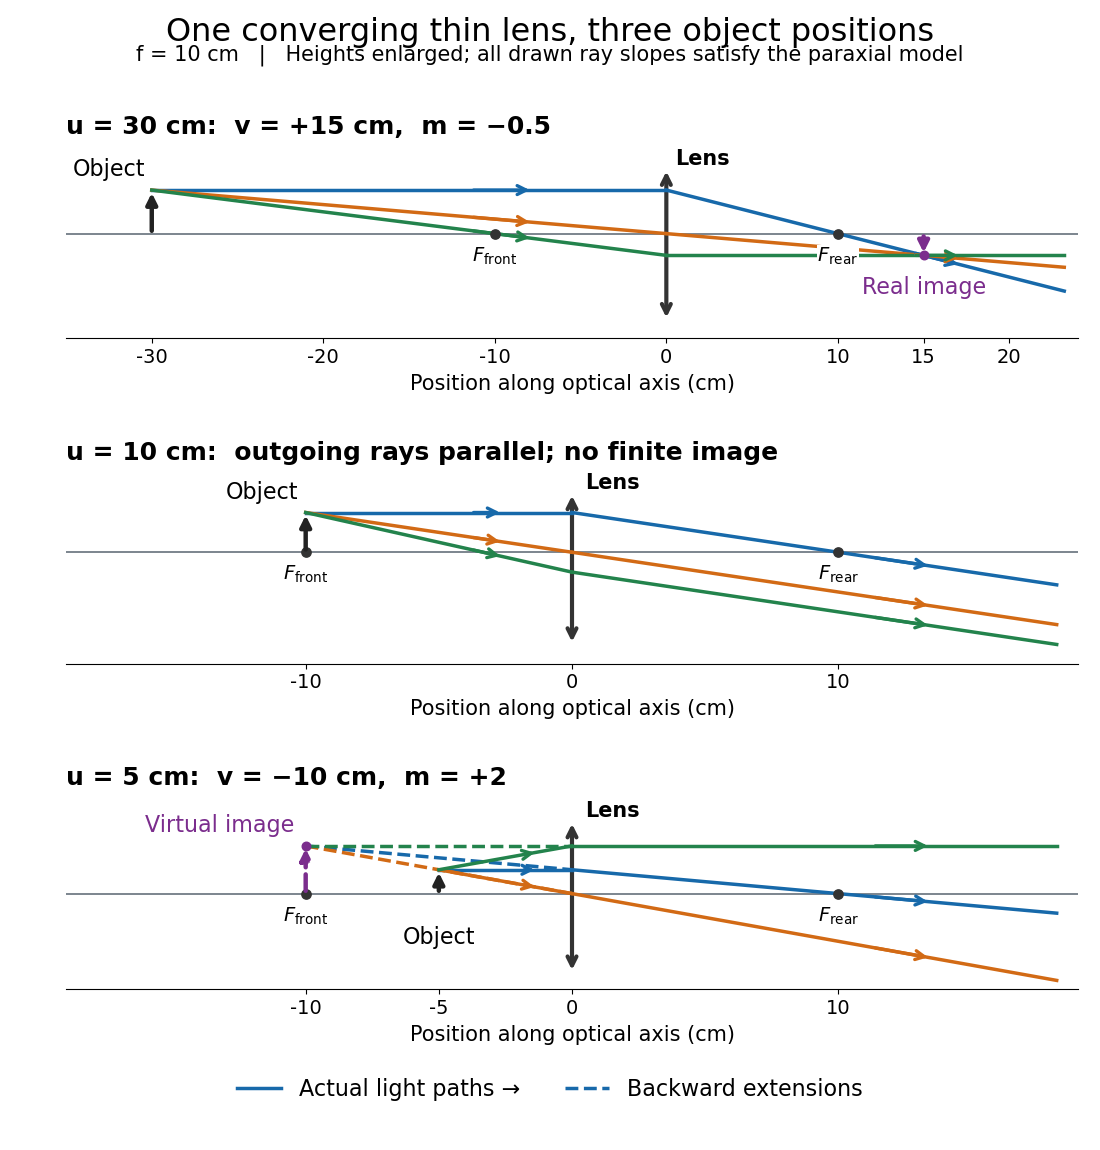

This chart was generated by the following Python code:
"""Draw lens-image-formation.png in cwd with checked paraxial ray geometry.

Tested with Python 3.14.4, NumPy 2.3.5, Matplotlib 3.10.7.
From _media: MPLBACKEND=Agg MPLCONFIGDIR=/tmp python3 ../lens-image-formation.py
All lengths are in metres; the vertical scale is enlarged for readability.
"""

import numpy as np
import matplotlib.pyplot as plt
from matplotlib.lines import Line2D


COLORS = ("#1769aa", "#d26a15", "#23834c")
FOCAL_LENGTH = 0.1


def rays(u, height):
    """Return (height at lens, incident slope, outgoing slope) for three rays."""
    f = FOCAL_LENGTH
    lens_heights = [height, 0.0]
    # At the focus the third principal ray is undefined; use another aperture ray.
    lens_heights.append(-height * f / (u - f) if not np.isclose(u, f) else -height / 2)
    lens_heights = np.asarray(lens_heights)
    incident = (lens_heights - height) / u
    outgoing = incident - lens_heights / f
    assert np.max(np.abs(incident)) < 0.1
    assert np.max(np.abs(outgoing)) < 0.1
    if np.isclose(u, f):
        np.testing.assert_allclose(outgoing, -height / f, atol=1e-14)
    else:
        v = 1 / (1 / f - 1 / u)
        image_height = -v * height / u
        np.testing.assert_allclose(lens_heights + outgoing * v, image_height, atol=1e-14)
        # Check every pair independently rather than inserting a desired image point.
        for a, b in ((0, 1), (0, 2), (1, 2)):
            crossing = (lens_heights[b] - lens_heights[a]) / (outgoing[a] - outgoing[b])
            np.testing.assert_allclose(crossing, v, atol=1e-14)
    return lens_heights, incident, outgoing


def directed_segment(ax, xs, ys, color, dashed=False):
    ax.plot(xs, ys, color=color, lw=2.5, ls="--" if dashed else "-", zorder=3)
    if not dashed:
        start = 0.62
        end = 0.74
        x0, x1 = xs[0], xs[-1]
        y0, y1 = ys[0], ys[-1]
        ax.annotate("", xy=(x0 + end * (x1 - x0), y0 + end * (y1 - y0)),
                    xytext=(x0 + start * (x1 - x0), y0 + start * (y1 - y0)),
                    arrowprops={"arrowstyle": "->", "color": color, "lw": 2.4}, zorder=4)


def draw_case(ax, u, height, title, xlim, ylim, ticks):
    f = FOCAL_LENGTH
    lens_heights, incident, outgoing = rays(u, height)
    ax.set_facecolor("white")
    ax.axhline(0, color="#66717c", lw=1.2, zorder=1)
    ax.annotate("", xy=(0, ylim[1] * 0.83), xytext=(0, ylim[0] * 0.83),
                arrowprops={"arrowstyle": "<->", "lw": 3.0, "color": "#333333"}, zorder=2)
    ax.scatter([-f, f], [0, 0], s=45, c="#333333", zorder=6)
    for x, label in ((-f, r"$F_{\mathrm{front}}$"), (f, r"$F_{\mathrm{rear}}$")):
        ax.annotate(label, (x, 0), xytext=(0, -20), textcoords="offset points",
                    ha="center", fontsize=14, bbox={"facecolor": "white", "edgecolor": "none", "pad": 0.5}, zorder=7)
    ax.text(0.005, ylim[1] * 0.88, "Lens", fontsize=15, weight="bold")
    ax.annotate("", xy=(-u, height), xytext=(-u, 0),
                arrowprops={"arrowstyle": "-|>", "lw": 3.2, "color": "#222222"}, zorder=6)
    if u < f:
        ax.annotate("Object", (-u, 0), xytext=(0, -36), textcoords="offset points", ha="center", fontsize=16)
    else:
        ax.annotate("Object", (-u, height), xytext=(-5, 10), textcoords="offset points", ha="right", fontsize=16)
    if np.isclose(u, f):
        v = None
    else:
        v = 1 / (1 / f - 1 / u)
        image_height = -v * height / u
        ax.annotate("", xy=(v, image_height), xytext=(v, 0),
                    arrowprops={"arrowstyle": "-|>", "lw": 3.2, "ls": "--" if v < 0 else "-", "color": "#7b2d8d"}, zorder=6)
        ax.scatter([v], [image_height], s=38, color="#7b2d8d", zorder=7)
        ax.annotate("Virtual image" if v < 0 else "Real image", (v, image_height),
                    xytext=(-8 if v < 0 else 0, 10 if v < 0 else -28), textcoords="offset points",
                    ha="right" if v < 0 else "center", fontsize=16, color="#7b2d8d")
    for lens_y, in_slope, out_slope, color in zip(lens_heights, incident, outgoing, COLORS):
        directed_segment(ax, [-u, 0], [height, lens_y], color)
        right = xlim[1] - 0.008
        directed_segment(ax, [0, right], [lens_y, lens_y + out_slope * right], color)
        if v is not None and v < 0:
            directed_segment(ax, [v, 0], [lens_y + out_slope * v, lens_y], color, dashed=True)
    ax.set(xlim=xlim, ylim=ylim)
    ax.set_title(title, loc="left", fontsize=18, pad=15, weight="bold")
    ax.set_xticks(np.asarray(ticks) / 100, [str(t) for t in ticks])
    ax.set_xlabel("Position along optical axis (cm)", fontsize=15, labelpad=5)
    ax.set_yticks([])
    ax.tick_params(axis="x", labelsize=14)
    for spine in ("top", "right", "left"):
        ax.spines[spine].set_visible(False)


def main():
    np.testing.assert_allclose(1 / (1 / 0.1 - 1 / 0.3), 0.15)
    np.testing.assert_allclose(-0.15 / 0.3, -0.5)
    np.testing.assert_allclose(1 / (1 / 0.1 - 1 / 0.05), -0.1)
    np.testing.assert_allclose(-(-0.1) / 0.05, 2)
    plt.rcParams.update({"font.size": 16, "savefig.facecolor": "white"})
    fig, axes = plt.subplots(3, 1, figsize=(11, 11.5), facecolor="white")
    fig.subplots_adjust(left=0.06, right=0.98, top=0.865, bottom=0.14, hspace=0.78)
    fig.suptitle("One converging thin lens, three object positions", fontsize=23, y=0.985)
    fig.text(0.5, 0.947, "f = 10 cm   |   Heights enlarged; all drawn ray slopes satisfy the paraxial model",
             ha="center", fontsize=15)
    draw_case(axes[0], 0.3, 0.005, "u = 30 cm:  v = +15 cm,  m = −0.5",
              (-0.35, 0.24), (-0.012, 0.009), [-30, -20, -10, 0, 10, 15, 20])
    draw_case(axes[1], 0.1, 0.005, "u = 10 cm:  outgoing rays parallel; no finite image",
              (-0.19, 0.19), (-0.014, 0.009), [-10, 0, 10])
    draw_case(axes[2], 0.05, 0.003, "u = 5 cm:  v = −10 cm,  m = +2",
              (-0.19, 0.19), (-0.012, 0.011), [-10, -5, 0, 10])
    fig.legend([Line2D([0], [0], lw=2.5, color=COLORS[0]),
                Line2D([0], [0], lw=2.5, ls="--", color=COLORS[0])],
               ["Actual light paths →", "Backward extensions"],
               loc="lower center", ncol=2, frameon=False, fontsize=16, bbox_to_anchor=(0.5, 0.025))
    fig.savefig("lens-image-formation.png", dpi=100, facecolor="white", transparent=False)
    plt.close(fig)
    print("Verified all ray intersections, focal-case parallelism, lens distances and magnifications.")


if __name__ == "__main__":
    main()
